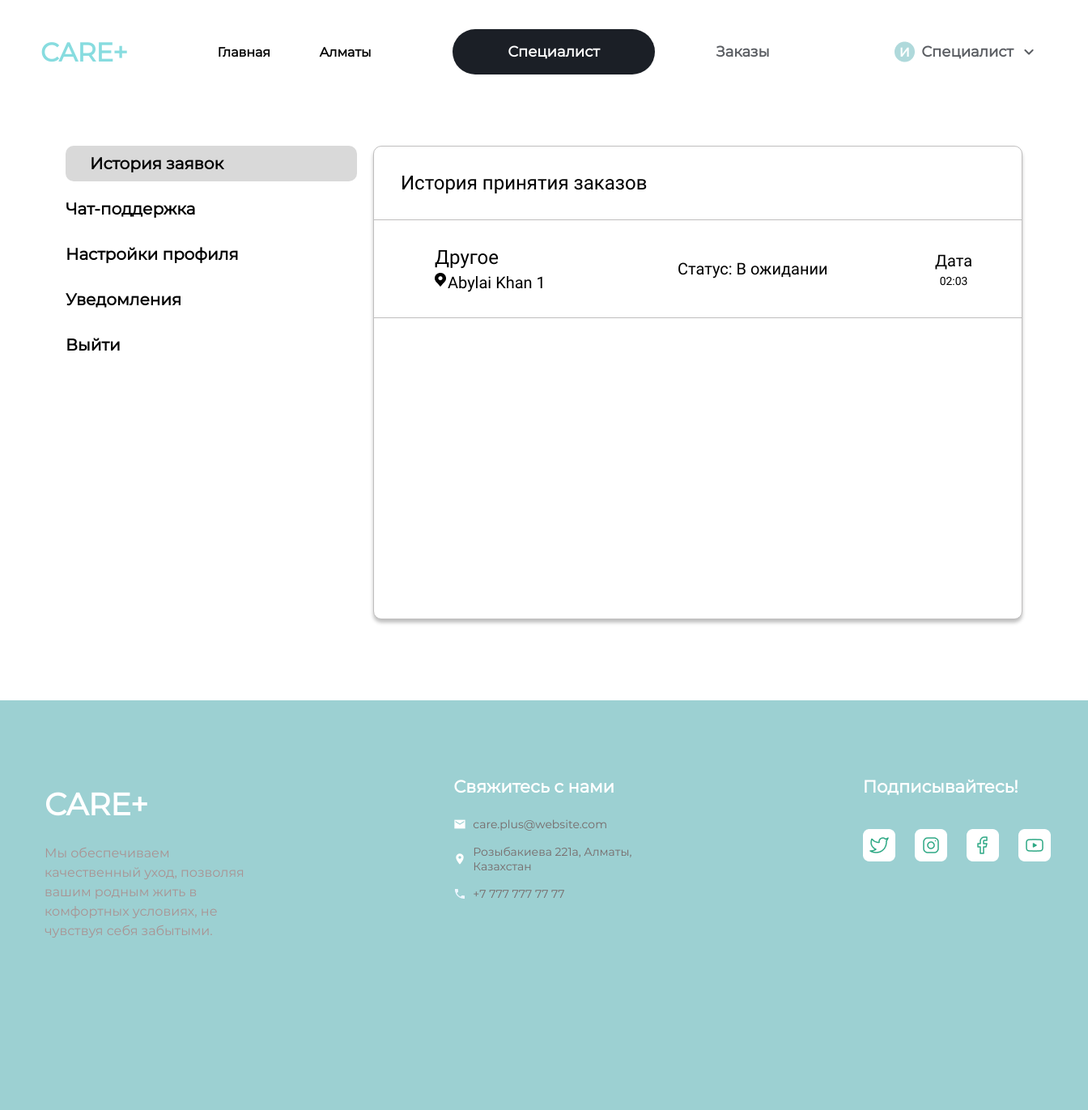
/my_orders/ (signed in), run on an earlier commit of the app's database.
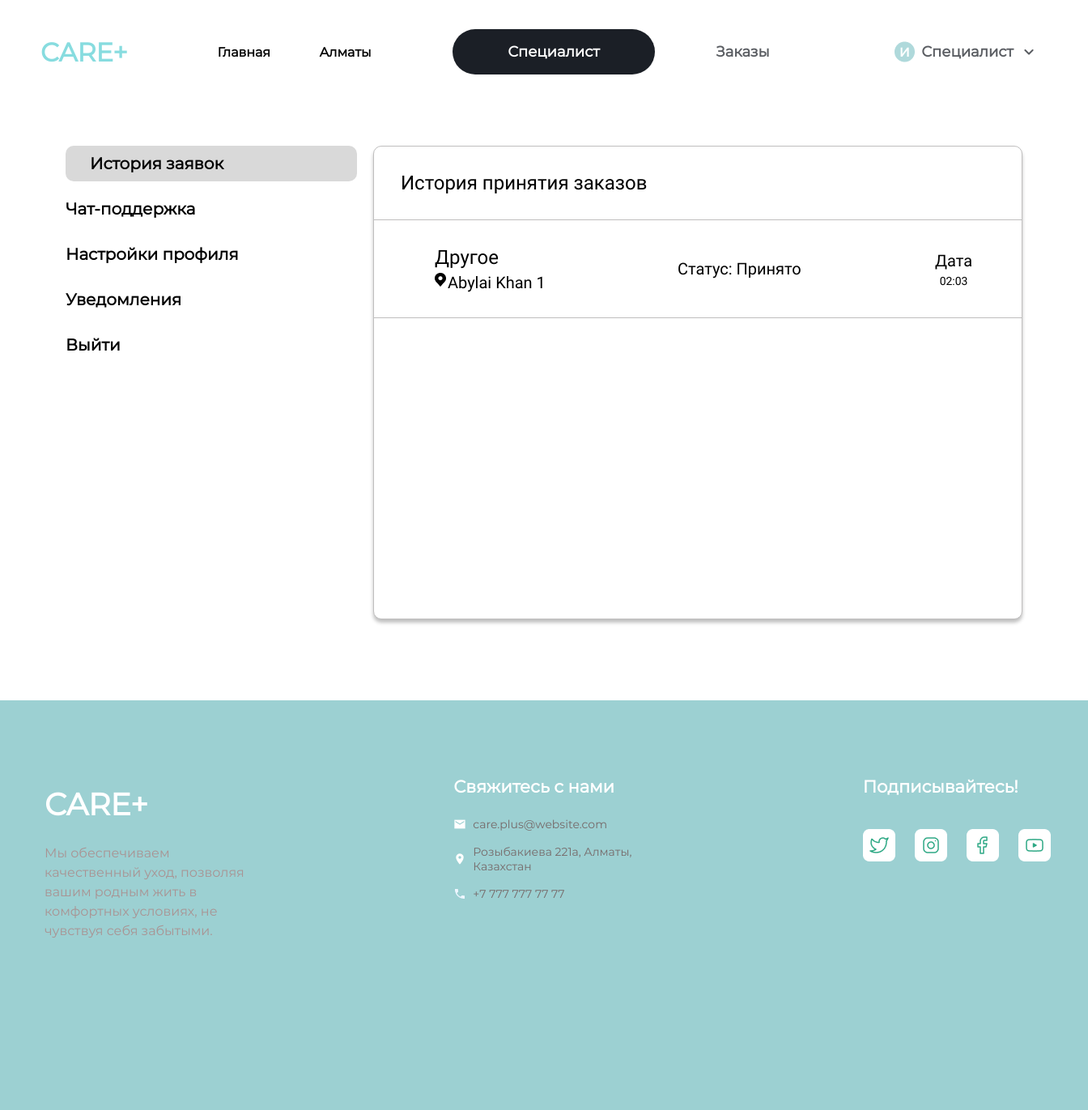
And on a later commit of the database.
### care_app/models.py (models this page shows)
class Order(models.Model):
    author = models.ForeignKey(settings.AUTH_USER_MODEL, on_delete=models.CASCADE, related_name='orders', null=True, blank=True)
    task_name = models.CharField(max_length=255, verbose_name="Название задачи")
    help_for = models.CharField(max_length=50, verbose_name="Кому нужна помощь?")
    gender = models.CharField(max_length=10, verbose_name="Пол клиента")
    age = models.PositiveIntegerField(verbose_name="Возраст", null=True, blank=True)
    weight = models.FloatField(verbose_name="Вес (кг)", null=True, blank=True)
    height = models.FloatField(verbose_name="Рост (см)", null=True, blank=True)
    health_issues = models.TextField(verbose_name="Особенности здоровья", blank=True, null=True)
    mobility = models.CharField(max_length=50, verbose_name="Как передвигается?", blank=True)
    care_location = models.CharField(max_length=50, verbose_name="Место ухода", blank=True)
    frequency = models.CharField(max_length=100, verbose_name="Как часто нужна помощь?", blank=True)
    working_hours = models.CharField(max_length=100, verbose_name="Время работы", blank=True)
    start_date = models.DateField(verbose_name="Когда нужна услуга", blank=True, null=True)
    address = models.TextField(verbose_name="Адрес выполнения работы", blank=True)
    payment_min = models.DecimalField(max_digits=10, decimal_places=2, verbose_name="Минимальная оплата", null=True, blank=True)
    payment_max = models.DecimalField(max_digits=10, decimal_places=2, verbose_name="Максимальная оплата", null=True, blank=True)
    additional_notes = models.TextField(verbose_name="Пожелания к заказу", blank=True)
    phone = models.CharField(max_length=20, verbose_name="Номер телефона")
    full_name = models.CharField(max_length=100, verbose_name="Имя и фамилия клиента")
    created_at = models.DateTimeField(auto_now_add=True)
    updated_at = models.DateTimeField(auto_now=True)
    status = models.CharField(
        max_length=40,
        verbose_name="Статус",
        choices=[
            ('В ожидании', 'В ожидании'),
            ('Принято', 'Принято'),
            ('Выполнено', 'Выполнено'),
        ],
        default='В ожидании'
    )

class OrderTaken(models.Model):
    order = models.ForeignKey(Order, on_delete=models.CASCADE, null=True, blank=True, related_name='order_request')
    client = models.ForeignKey(CustomUser, on_delete=models.CASCADE, null=True, blank=True, related_name='order_requests')
    specialist = models.ForeignKey(CustomUser, on_delete=models.CASCADE, null=True, blank=True, related_name='taken_order_requests')
    status = models.CharField(
        max_length=40,
        verbose_name="Статус",
        choices=[
            ('В ожидании', 'В ожидании'),
            ('Принято', 'Принято'),
            ('Отказано', 'Отказано'),
        ],
        default='В ожидании'
    )

### care_app/views.py (the view)
# urls.py: path('my_orders/', views.my_orders, name='my_orders'),
def my_orders(request):
    if not request.user.is_authenticated:
        return redirect('login')
    if request.user.user_type == 'Client':
        orders = Order.objects.filter(author=request.user)
        return render(request, 'my_orders.html', {'orders': orders, 'notifications_count': notifications_count(request)})
    orders_taken = OrderTaken.objects.filter(specialist=request.user).all()
    orders_list = []
    for order_taken in orders_taken:
        order = order_taken.order
        orders_list.append({
            'order': order,
            'order_taken': order_taken,
        })
    return render(request, 'my_taken_orders.html', {'orders': orders_list, 'notifications_count': notifications_count(request)})

### care_app/views.py (called while the page is built)
def notifications_count(request):
    if not request.user.is_authenticated:
        return 0
    notifications = Notification.objects.filter(user=request.user, read=False)
    return notifications.count()

### care_app/templates/my_taken_orders.html (shortened to what this page needs)
{% load static %}
<!DOCTYPE html>
<html lang="en">
    <head>
        <link rel="stylesheet" href="{% static 'care_app/header.css' %}">
        <link rel="stylesheet" href="{% static 'care_app/my_taken_orders.css' %}">
    </head>
<body>
    {% include 'header.html' %}
    <div class='content'>
        <div class='links'>
            <a href='/my_orders' class='checked' disabled>История заявок</a>
            <a href='/chats'>Чат-поддержка</a>
            <a href='/profile'>Настройки профиля</a>
            <a href='/notifications'>Уведомления {% if notifications_count %}<span id='not_count'>{{notifications_count}}</span>{%endif%} </a>
            <a href='/logout'>Выйти</a>
        </div>
        <div class='block'>
            <div class='top'>
                <p>История принятия заказов</p></div>
            {% for order in orders %}
            <a href='/order/{{order.order.id}}?action=my_orders' style='text-decoration:none;color:inherit;'><div class='order'>
                <div class='texts'>
                    <p class='not-top'>{{order.order.task_name}}</p>
                    <div style='display:flex;'><img src="{% static 'images/mark.png'%}"><p class='not-bot'>{{order.order.address}}</p></div>
                </div>
                <div class='status'>
                    <p class='status-text'>Статус: {{order.order_taken.status}}</p>
                </div>
                <div class='dates'>
                    <p class='data'>Дата</p>
                    <p>{{order.order.created_at|date:'H:i'}}</p>
                </div>
            </div></a>
            <div class='horizontal'><div></div></div>
            {% endfor %}
        </div>
    </div>
    {% include 'footer.html' %}
</body>
</html>

What changed in the data, as far as the page shows it:
changed Order "Другое": order_taken.status "В ожидании" → "Принято"
